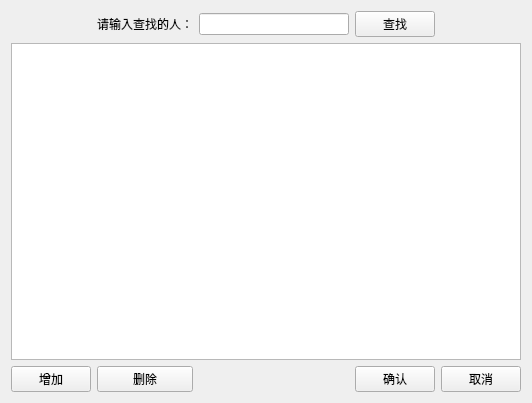
<?xml version="1.0" encoding="UTF-8"?>
<ui version="4.0">
 <class>MyWidget</class>
 <widget class="QWidget" name="MyWidget">
  <property name="geometry">
   <rect>
    <x>0</x>
    <y>0</y>
    <width>532</width>
    <height>403</height>
   </rect>
  </property>
  <property name="windowTitle">
   <string>MyWidget</string>
  </property>
  <layout class="QGridLayout" name="gridLayout">
   <item row="1" column="3">
    <widget class="QPushButton" name="buttonFind">
     <property name="text">
      <string>查找</string>
     </property>
    </widget>
   </item>
   <item row="3" column="0" colspan="5">
    <widget class="QTableView" name="tableView"/>
   </item>
   <item row="4" column="3">
    <widget class="QPushButton" name="buttonCertain">
     <property name="text">
      <string>确认</string>
     </property>
    </widget>
   </item>
   <item row="4" column="1">
    <widget class="QPushButton" name="buttonDel">
     <property name="text">
      <string>删除</string>
     </property>
    </widget>
   </item>
   <item row="4" column="4">
    <widget class="QPushButton" name="buttonCancel">
     <property name="text">
      <string>取消</string>
     </property>
    </widget>
   </item>
   <item row="4" column="0">
    <widget class="QPushButton" name="buttonAdd">
     <property name="text">
      <string>增加</string>
     </property>
    </widget>
   </item>
   <item row="1" column="2">
    <widget class="QLineEdit" name="lineEdit"/>
   </item>
   <item row="1" column="1">
    <widget class="QLabel" name="label">
     <property name="text">
      <string>请输入查找的人：</string>
     </property>
    </widget>
   </item>
  </layout>
 </widget>
 <layoutdefault spacing="6" margin="11"/>
 <resources/>
 <connections/>
</ui>
